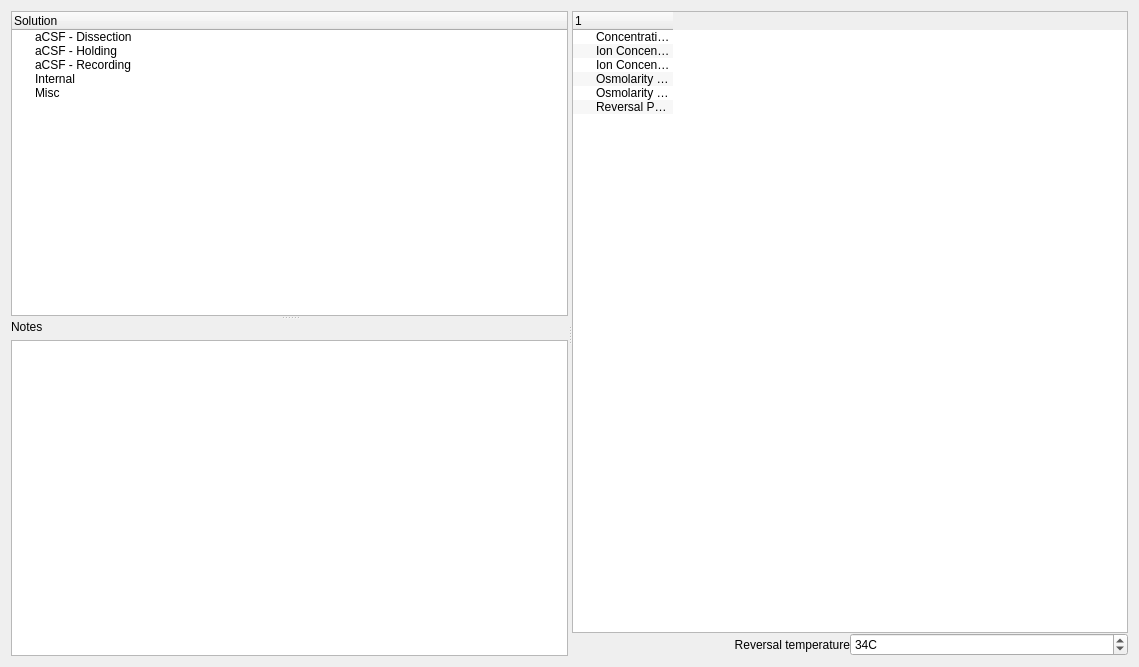
<?xml version="1.0" encoding="UTF-8"?>
<ui version="4.0">
 <class>solutionEditor</class>
 <widget class="QWidget" name="solutionEditor">
  <property name="geometry">
   <rect>
    <x>0</x>
    <y>0</y>
    <width>1139</width>
    <height>667</height>
   </rect>
  </property>
  <property name="windowTitle">
   <string>Form</string>
  </property>
  <layout class="QGridLayout" name="gridLayout_2">
   <item row="0" column="0">
    <widget class="QSplitter" name="splitter_2">
     <property name="orientation">
      <enum>Qt::Horizontal</enum>
     </property>
     <widget class="QSplitter" name="splitter">
      <property name="orientation">
       <enum>Qt::Vertical</enum>
      </property>
      <widget class="TreeWidget" name="solutionList">
       <property name="verticalScrollMode">
        <enum>QAbstractItemView::ScrollPerPixel</enum>
       </property>
       <column>
        <property name="text">
         <string>Solution</string>
        </property>
       </column>
       <item>
        <property name="text">
         <string>aCSF - Dissection</string>
        </property>
       </item>
       <item>
        <property name="text">
         <string>aCSF - Holding</string>
        </property>
       </item>
       <item>
        <property name="text">
         <string>aCSF - Recording</string>
        </property>
       </item>
       <item>
        <property name="text">
         <string>Internal</string>
        </property>
       </item>
       <item>
        <property name="text">
         <string>Misc</string>
        </property>
       </item>
      </widget>
      <widget class="QWidget" name="layoutWidget">
       <layout class="QVBoxLayout" name="verticalLayout">
        <item>
         <widget class="QLabel" name="label">
          <property name="text">
           <string>Notes</string>
          </property>
         </widget>
        </item>
        <item>
         <widget class="RichTextEdit" name="notesText"/>
        </item>
       </layout>
      </widget>
     </widget>
     <widget class="QWidget" name="layoutWidget">
      <layout class="QVBoxLayout" name="verticalLayout_2">
       <property name="spacing">
        <number>0</number>
       </property>
       <property name="margin">
        <number>0</number>
       </property>
       <item>
        <widget class="TreeWidget" name="solutionTable">
         <property name="alternatingRowColors">
          <bool>true</bool>
         </property>
         <property name="verticalScrollMode">
          <enum>QAbstractItemView::ScrollPerPixel</enum>
         </property>
         <property name="allColumnsShowFocus">
          <bool>false</bool>
         </property>
         <attribute name="headerStretchLastSection">
          <bool>false</bool>
         </attribute>
         <column>
          <property name="text">
           <string/>
          </property>
         </column>
         <item>
          <property name="text">
           <string>Concentrations (mM)</string>
          </property>
         </item>
         <item>
          <property name="text">
           <string>Ion Concentrations (estimated)</string>
          </property>
         </item>
         <item>
          <property name="text">
           <string>Ion Concentrations (measured)</string>
          </property>
         </item>
         <item>
          <property name="text">
           <string>Osmolarity (estimated)</string>
          </property>
         </item>
         <item>
          <property name="text">
           <string>Osmolarity (measured)</string>
          </property>
         </item>
         <item>
          <property name="text">
           <string>Reversal Potentials</string>
          </property>
         </item>
        </widget>
       </item>
       <item>
        <layout class="QGridLayout" name="gridLayout">
         <item row="0" column="0">
          <widget class="QLabel" name="label_4">
           <property name="text">
            <string>Reversal temperature</string>
           </property>
           <property name="alignment">
            <set>Qt::AlignRight|Qt::AlignTrailing|Qt::AlignVCenter</set>
           </property>
          </widget>
         </item>
         <item row="0" column="1">
          <widget class="QSpinBox" name="reverseTempSpin">
           <property name="suffix">
            <string>C</string>
           </property>
           <property name="value">
            <number>34</number>
           </property>
          </widget>
         </item>
        </layout>
       </item>
      </layout>
     </widget>
    </widget>
   </item>
  </layout>
 </widget>
 <customwidgets>
  <customwidget>
   <class>TreeWidget</class>
   <extends>QTreeWidget</extends>
   <header>acq4.pyqtgraph</header>
  </customwidget>
  <customwidget>
   <class>RichTextEdit</class>
   <extends>QTextEdit</extends>
   <header>.textEditor</header>
  </customwidget>
 </customwidgets>
 <resources/>
 <connections/>
</ui>
